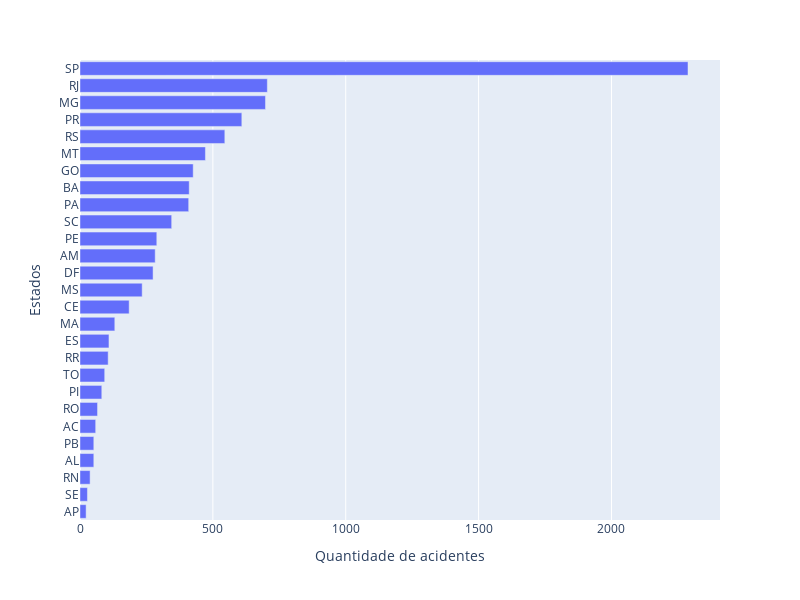

Here is the notebook cell this chart was saved with:
### Code cell
data = df_new["ocorrencia_uf"].value_counts().sort_values(ascending=True)

fig = px.bar(
    x=data.values,
    y=data.index,
    labels={"x": "Quantidade de acidentes", "y": "Estados"},
    width=800,
    height=600
)
fig.show()

### Figure 1 — Plotly figure (JSON) as saved in the notebook; plotly's stock layout.template omitted (floating-point values rounded to 4 significant figures)
{"data": [{"hovertemplate": "Quantidade de acidentes=%{x}<br>Estados=%{y}<extra></extra>", "legendgroup": "", "marker": {"color": "#636efa", "pattern": {"shape": ""}}, "name": "", "orientation": "h", "showlegend": false, "textposition": "auto", "type": "bar", "x": [23, 28, 38, 52, 52, 59, 66, 82, 93, 106, 109, 131, 185, 234, 275, 283, 289, 345, 409, 411, 426, 472, 545, 609, 698, 705, 2288], "xaxis": "x", "y": ["AP", "SE", "RN", "AL", "PB", "AC", "RO", "PI", "TO", "RR", "ES", "MA", "CE", "MS", "DF", "AM", "PE", "SC", "PA", "BA", "GO", "MT", "RS", "PR", "MG", "RJ", "SP"], "yaxis": "y"}], "layout": {"barmode": "relative", "height": 600, "legend": {"tracegroupgap": 0}, "margin": {"t": 60}, "width": 800, "xaxis": {"anchor": "y", "domain": [0, 1], "title": {"text": "Quantidade de acidentes"}}, "yaxis": {"anchor": "x", "domain": [0, 1], "title": {"text": "Estados"}}}}
